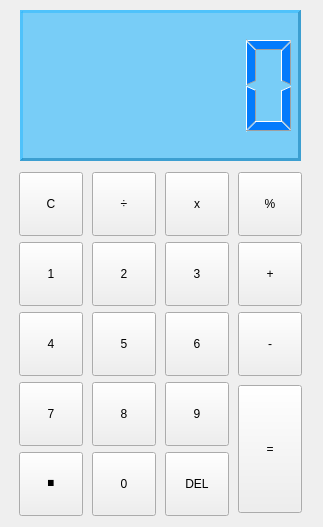
<?xml version="1.0" encoding="UTF-8"?>
<ui version="4.0">
 <class>Calc</class>
 <widget class="QMainWindow" name="Calc">
  <property name="geometry">
   <rect>
    <x>0</x>
    <y>0</y>
    <width>323</width>
    <height>527</height>
   </rect>
  </property>
  <property name="sizePolicy">
   <sizepolicy hsizetype="Fixed" vsizetype="Fixed">
    <horstretch>0</horstretch>
    <verstretch>0</verstretch>
   </sizepolicy>
  </property>
  <property name="minimumSize">
   <size>
    <width>323</width>
    <height>527</height>
   </size>
  </property>
  <property name="maximumSize">
   <size>
    <width>323</width>
    <height>527</height>
   </size>
  </property>
  <property name="windowTitle">
   <string>Calculator</string>
  </property>
  <widget class="QWidget" name="centralwidget">
   <property name="autoFillBackground">
    <bool>false</bool>
   </property>
   <property name="styleSheet">
    <string notr="true"/>
   </property>
   <widget class="QLCDNumber" name="Number">
    <property name="geometry">
     <rect>
      <x>20</x>
      <y>10</y>
      <width>281</width>
      <height>151</height>
     </rect>
    </property>
    <property name="autoFillBackground">
     <bool>false</bool>
    </property>
    <property name="styleSheet">
     <string notr="true">QLCDNumber{color:rgb(3,123,252);background-color:rgba(0,170,255,0.5);}</string>
    </property>
    <property name="frameShape">
     <enum>QFrame::Panel</enum>
    </property>
    <property name="frameShadow">
     <enum>QFrame::Raised</enum>
    </property>
    <property name="lineWidth">
     <number>3</number>
    </property>
    <property name="segmentStyle">
     <enum>QLCDNumber::Filled</enum>
    </property>
    <property name="value" stdset="0">
     <double>0.000000000000000</double>
    </property>
   </widget>
   <widget class="QLabel" name="background">
    <property name="geometry">
     <rect>
      <x>0</x>
      <y>0</y>
      <width>323</width>
      <height>527</height>
     </rect>
    </property>
    <property name="sizePolicy">
     <sizepolicy hsizetype="Expanding" vsizetype="Expanding">
      <horstretch>0</horstretch>
      <verstretch>0</verstretch>
     </sizepolicy>
    </property>
    <property name="maximumSize">
     <size>
      <width>16777215</width>
      <height>16777215</height>
     </size>
    </property>
    <property name="text">
     <string/>
    </property>
    <property name="pixmap">
     <pixmap resource="res.qrc">:/Images/img/k-on!.jpg</pixmap>
    </property>
    <property name="scaledContents">
     <bool>true</bool>
    </property>
   </widget>
   <widget class="QWidget" name="gridLayoutWidget">
    <property name="geometry">
     <rect>
      <x>16</x>
      <y>172</y>
      <width>290</width>
      <height>346</height>
     </rect>
    </property>
    <layout class="QGridLayout" name="gridLayout">
     <item row="2" column="0">
      <widget class="QPushButton" name="btn_1">
       <property name="minimumSize">
        <size>
         <width>64</width>
         <height>64</height>
        </size>
       </property>
       <property name="maximumSize">
        <size>
         <width>64</width>
         <height>64</height>
        </size>
       </property>
       <property name="text">
        <string>1</string>
       </property>
      </widget>
     </item>
     <item row="3" column="1">
      <widget class="QPushButton" name="btn_5">
       <property name="minimumSize">
        <size>
         <width>64</width>
         <height>64</height>
        </size>
       </property>
       <property name="maximumSize">
        <size>
         <width>64</width>
         <height>64</height>
        </size>
       </property>
       <property name="text">
        <string>5</string>
       </property>
      </widget>
     </item>
     <item row="2" column="3">
      <widget class="QPushButton" name="btn_plus">
       <property name="minimumSize">
        <size>
         <width>64</width>
         <height>64</height>
        </size>
       </property>
       <property name="maximumSize">
        <size>
         <width>64</width>
         <height>64</height>
        </size>
       </property>
       <property name="text">
        <string>+</string>
       </property>
      </widget>
     </item>
     <item row="4" column="0">
      <widget class="QPushButton" name="btn_7">
       <property name="minimumSize">
        <size>
         <width>64</width>
         <height>64</height>
        </size>
       </property>
       <property name="maximumSize">
        <size>
         <width>64</width>
         <height>64</height>
        </size>
       </property>
       <property name="text">
        <string>7</string>
       </property>
      </widget>
     </item>
     <item row="5" column="1">
      <widget class="QPushButton" name="btn_0">
       <property name="minimumSize">
        <size>
         <width>64</width>
         <height>64</height>
        </size>
       </property>
       <property name="maximumSize">
        <size>
         <width>64</width>
         <height>64</height>
        </size>
       </property>
       <property name="text">
        <string>0</string>
       </property>
      </widget>
     </item>
     <item row="5" column="2">
      <widget class="QPushButton" name="btn_delete">
       <property name="minimumSize">
        <size>
         <width>64</width>
         <height>64</height>
        </size>
       </property>
       <property name="maximumSize">
        <size>
         <width>64</width>
         <height>64</height>
        </size>
       </property>
       <property name="text">
        <string>DEL</string>
       </property>
      </widget>
     </item>
     <item row="3" column="0">
      <widget class="QPushButton" name="btn_4">
       <property name="minimumSize">
        <size>
         <width>64</width>
         <height>64</height>
        </size>
       </property>
       <property name="maximumSize">
        <size>
         <width>64</width>
         <height>64</height>
        </size>
       </property>
       <property name="text">
        <string>4</string>
       </property>
      </widget>
     </item>
     <item row="3" column="3">
      <widget class="QPushButton" name="btn_minus">
       <property name="minimumSize">
        <size>
         <width>64</width>
         <height>64</height>
        </size>
       </property>
       <property name="maximumSize">
        <size>
         <width>64</width>
         <height>64</height>
        </size>
       </property>
       <property name="styleSheet">
        <string notr="true"/>
       </property>
       <property name="text">
        <string>-</string>
       </property>
      </widget>
     </item>
     <item row="3" column="2">
      <widget class="QPushButton" name="btn_6">
       <property name="minimumSize">
        <size>
         <width>64</width>
         <height>64</height>
        </size>
       </property>
       <property name="maximumSize">
        <size>
         <width>64</width>
         <height>64</height>
        </size>
       </property>
       <property name="text">
        <string>6</string>
       </property>
      </widget>
     </item>
     <item row="5" column="0">
      <widget class="QPushButton" name="btn_dot">
       <property name="minimumSize">
        <size>
         <width>64</width>
         <height>64</height>
        </size>
       </property>
       <property name="maximumSize">
        <size>
         <width>64</width>
         <height>64</height>
        </size>
       </property>
       <property name="styleSheet">
        <string notr="true">QPushButton{font-size: 30pt;font-weight: bold;padding-bottom: 25px;}</string>
       </property>
       <property name="text">
        <string>.</string>
       </property>
      </widget>
     </item>
     <item row="4" column="2">
      <widget class="QPushButton" name="btn_9">
       <property name="minimumSize">
        <size>
         <width>64</width>
         <height>64</height>
        </size>
       </property>
       <property name="maximumSize">
        <size>
         <width>64</width>
         <height>64</height>
        </size>
       </property>
       <property name="text">
        <string>9</string>
       </property>
      </widget>
     </item>
     <item row="0" column="0">
      <widget class="QPushButton" name="btn_clear">
       <property name="minimumSize">
        <size>
         <width>64</width>
         <height>64</height>
        </size>
       </property>
       <property name="maximumSize">
        <size>
         <width>64</width>
         <height>64</height>
        </size>
       </property>
       <property name="text">
        <string>C</string>
       </property>
      </widget>
     </item>
     <item row="4" column="3" rowspan="2">
      <widget class="QPushButton" name="btn_equals">
       <property name="minimumSize">
        <size>
         <width>64</width>
         <height>128</height>
        </size>
       </property>
       <property name="maximumSize">
        <size>
         <width>64</width>
         <height>128</height>
        </size>
       </property>
       <property name="text">
        <string>=</string>
       </property>
      </widget>
     </item>
     <item row="2" column="1">
      <widget class="QPushButton" name="btn_2">
       <property name="minimumSize">
        <size>
         <width>64</width>
         <height>64</height>
        </size>
       </property>
       <property name="maximumSize">
        <size>
         <width>64</width>
         <height>64</height>
        </size>
       </property>
       <property name="text">
        <string>2</string>
       </property>
      </widget>
     </item>
     <item row="4" column="1">
      <widget class="QPushButton" name="btn_8">
       <property name="minimumSize">
        <size>
         <width>64</width>
         <height>64</height>
        </size>
       </property>
       <property name="maximumSize">
        <size>
         <width>64</width>
         <height>64</height>
        </size>
       </property>
       <property name="text">
        <string>8</string>
       </property>
      </widget>
     </item>
     <item row="2" column="2">
      <widget class="QPushButton" name="btn_3">
       <property name="minimumSize">
        <size>
         <width>64</width>
         <height>64</height>
        </size>
       </property>
       <property name="maximumSize">
        <size>
         <width>64</width>
         <height>64</height>
        </size>
       </property>
       <property name="text">
        <string>3</string>
       </property>
      </widget>
     </item>
     <item row="0" column="3">
      <widget class="QPushButton" name="btn_modulus">
       <property name="minimumSize">
        <size>
         <width>64</width>
         <height>64</height>
        </size>
       </property>
       <property name="maximumSize">
        <size>
         <width>64</width>
         <height>64</height>
        </size>
       </property>
       <property name="text">
        <string>%</string>
       </property>
      </widget>
     </item>
     <item row="0" column="2">
      <widget class="QPushButton" name="btn_multiply">
       <property name="minimumSize">
        <size>
         <width>64</width>
         <height>64</height>
        </size>
       </property>
       <property name="maximumSize">
        <size>
         <width>64</width>
         <height>64</height>
        </size>
       </property>
       <property name="text">
        <string>x</string>
       </property>
      </widget>
     </item>
     <item row="0" column="1">
      <widget class="QPushButton" name="btn_divide">
       <property name="minimumSize">
        <size>
         <width>64</width>
         <height>64</height>
        </size>
       </property>
       <property name="maximumSize">
        <size>
         <width>64</width>
         <height>64</height>
        </size>
       </property>
       <property name="text">
        <string>÷</string>
       </property>
      </widget>
     </item>
    </layout>
   </widget>
   <widget class="QLabel" name="Equation">
    <property name="geometry">
     <rect>
      <x>30</x>
      <y>15</y>
      <width>261</width>
      <height>16</height>
     </rect>
    </property>
    <property name="text">
     <string/>
    </property>
   </widget>
   <zorder>background</zorder>
   <zorder>Number</zorder>
   <zorder>gridLayoutWidget</zorder>
   <zorder>Equation</zorder>
  </widget>
 </widget>
 <resources>
  <include location="res.qrc"/>
 </resources>
 <connections/>
</ui>
